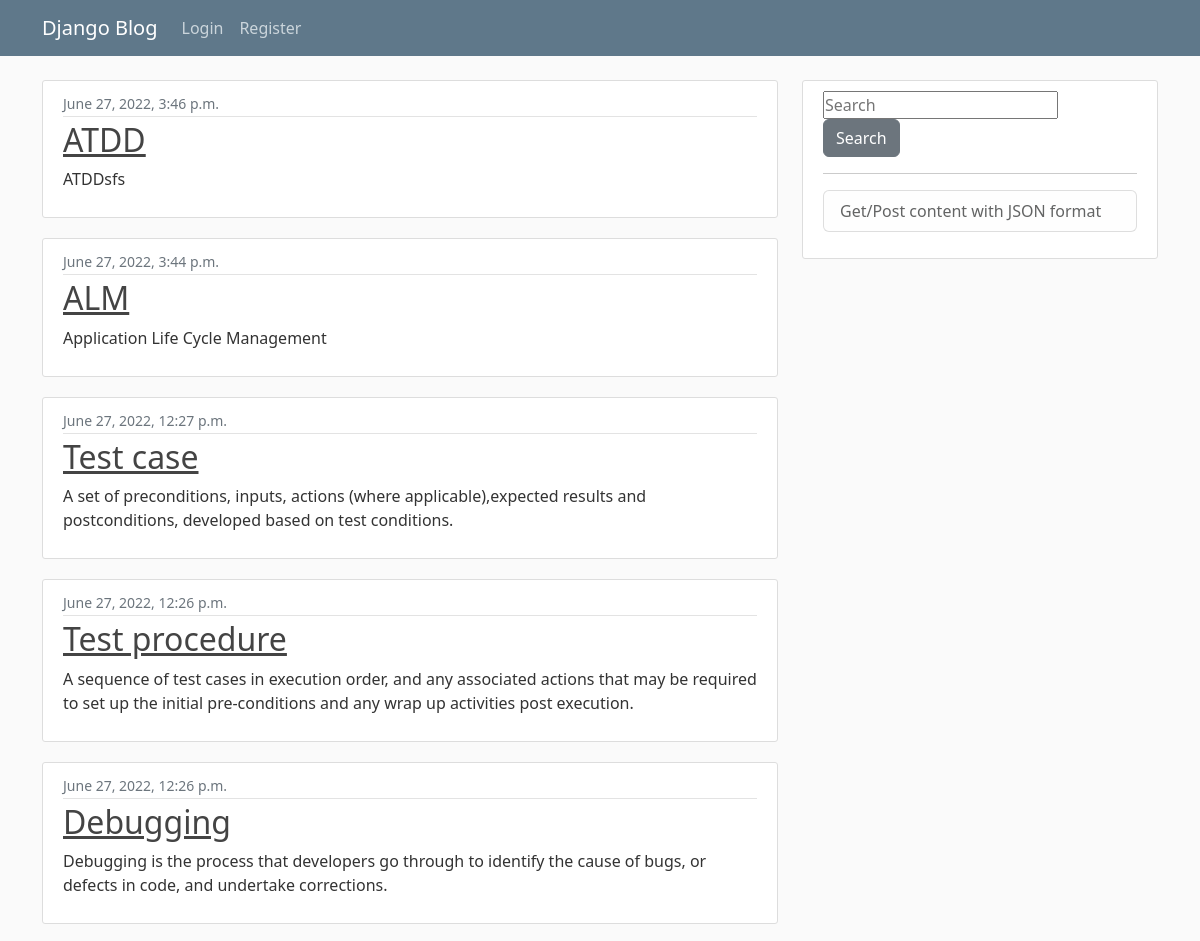
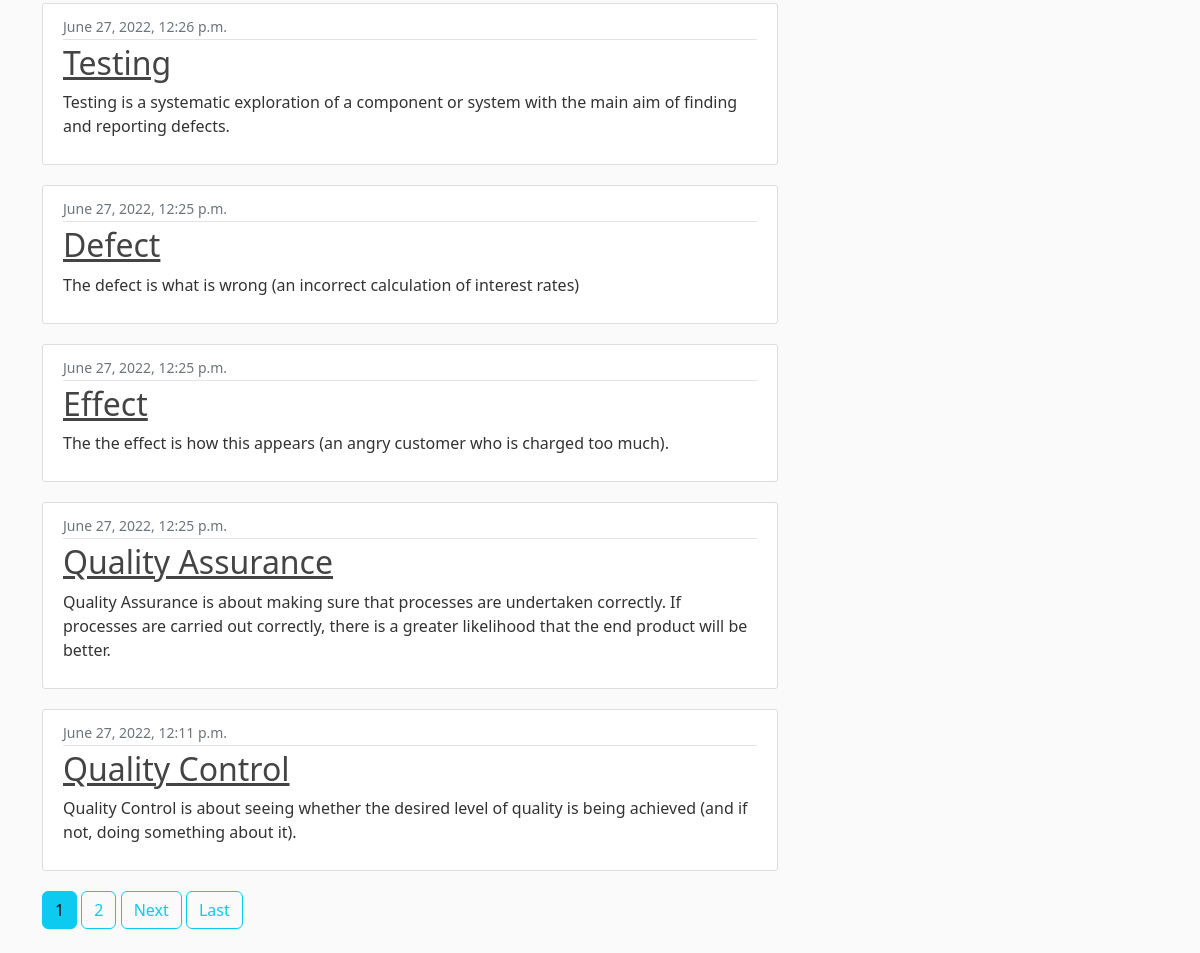
The page / on the database its author committed (2 pictures, top to bottom).
### blog/models.py (models this page shows, shortened)
class Post(models.Model):
    title = models.CharField(max_length= 250)
    content = models.TextField(max_length= 5000)
    date_posted = models.DateTimeField(default= timezone.now)
    category = models.CharField(max_length= 250, default="abbreviations")

### blog/views.py (the view)
# urls.py: path('', PostListView.as_view(), name='blog-home'),
class PostListView(ListView):
    model = Post
    template_name = 'blog/home.html'
    context_object_name = 'posts'
    ordering = ['-date_posted']
    paginate_by = 10

### blog/templates/blog/home.html (shortened to what this page needs)
{% extends "blog/base.html" %}
{% block content %}
    {% for post in posts %}
        <article class="media content-section">
          <div class="media-body">
            <div class="article-metadata">
              <small class="text-muted">{{ post.date_posted }}</small>
            </div>
            <h2><a class="article-title" href="{% url 'post-detail' post.id %}">{{ post.title }}</a></h2>
            <p class="article-content">{{ post.content }}</p>
          </div>
        </article>
    {% endfor %}
    {% if is_paginated %}
    {% for num in page_obj.paginator.page_range %}
      {% if page_obj.number == num %}
        <a class="btn btn-info mb-4" href="?page={{ num }}">{{ num }}</a>
      {% elif num > page_obj.number|add:'-3' and num < page_obj.number|add:'3' %}
        <a class="btn btn-outline-info mb-4" href="?page={{ num }}">{{ num }}</a>
      {% endif %}
    {% endfor %}
    {% if page_obj.has_next %}
      <a class="btn btn-outline-info mb-4" href="?page={{ page_obj.next_page_number }}">Next</a>
      <a class="btn btn-outline-info mb-4" href="?page={{ page_obj.paginator.num_pages }}">Last</a>
    {% endif %}
  {% endif %}
{% endblock content %}

### blog/static/blog/main.css (style rules this page uses)
body { background: #fafafa; color: #333333; margin-top: 5rem; }
h1, h2, h3, h4, h5, h6 { color: #444444; }
.content-section { background: #ffffff; padding: 10px 20px; border: 1px solid #dddddd; border-radius: 3px; margin-bottom: 20px; }
.article-title { color: #444444; }
.article-content { white-space: pre-line; }
.article-metadata { padding-bottom: 1px; margin-bottom: 4px; border-bottom: 1px solid #e3e3e3 }

### rows shown on the page
Post: date_posted "June 27, 2022, 3:46 p.m.", title "ATDD", content "ATDDsfs"
Post: date_posted "June 27, 2022, 3:44 p.m.", title "ALM", content "Application Life Cycle Management"
Post: date_posted "June 27, 2022, 12:27 p.m.", title "Test case", content "A set of preconditions, inputs, actions (where applicable),expected results and postconditions, developed based on test conditions."
Post: date_posted "June 27, 2022, 12:26 p.m.", title "Test procedure", content "A sequence of test cases in execution order, and any associated actions that may be required to set up the initial pre-conditions and any wrap up activities post execution."
Post: date_posted "June 27, 2022, 12:26 p.m.", title "Debugging", content "Debugging is the process that developers go through to identify the cause of bugs, or defects in code, and undertake corrections."
Post: date_posted "June 27, 2022, 12:26 p.m.", title "Testing", content "Testing is a systematic exploration of a component or system with the main aim of finding and reporting defects."
Post: date_posted "June 27, 2022, 12:25 p.m.", title "Defect", content "The defect is what is wrong (an incorrect calculation of interest rates)"
Post: date_posted "June 27, 2022, 12:25 p.m.", title "Effect", content "The the effect is how this appears (an angry customer who is charged too much)."
Post: date_posted "June 27, 2022, 12:25 p.m.", title "Quality Assurance", content "Quality Assurance is about making sure that processes are undertaken correctly. If processes are carried out correctly, there is a greater likelihood that the end product will be better."
Post: date_posted "June 27, 2022, 12:11 p.m.", title "Quality Control", content "Quality Control is about seeing whether the desired level of quality is being achieved (and if not, doing something about it)."

### other values the page prints
{{ num }} "1"
{{ num }} "2"
